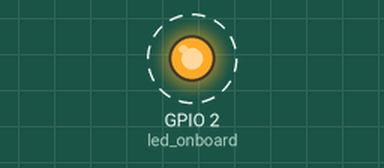
Simulated run of this program. Board: ESP8266 board running MicroPython. Parts: output pins drawn as LEDs (lit = HIGH, except the on-board LED, lit = LOW). Dashed ring = blinking.

Above: at 0.2 s.
Timing chart, 0 to 5.8 s (numbered marks = the images above):
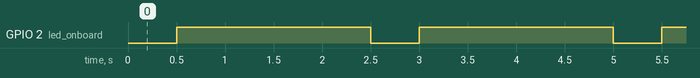

The program:

02_led_onboard.py
```python
#
# Oficina de Computação Física
# Prof. Peter Jandl Jr
#
# 02_led_onboard.py
# Acionamento do led existente na placa.
#
# O led onboard do ESP8266 é ativado em baixo, com value(0)
# ou off(), e desligado com value(1) ou on().
#
from machine import Pin
from time import sleep

# led integrado na placa
led_onboard = Pin(2, Pin.OUT)

while True:
    led_onboard.value(0)
    sleep(0.5)
    led_onboard.value(1)
    sleep(2.0)
```

Measured:
- by itself, GPIO 2 (led_onboard): alternates HIGH for 2.0 s and LOW for 0.50 s
